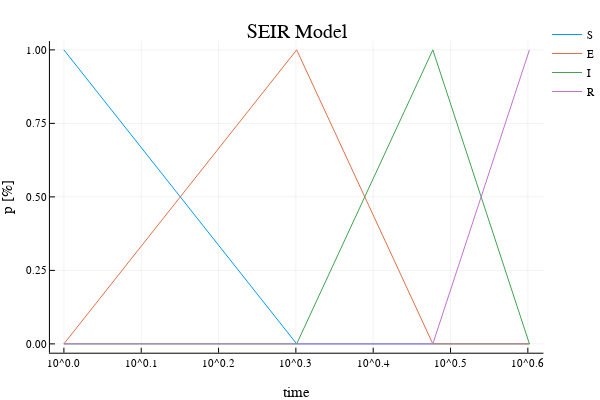

The cell this chart's notebook holds for it:
### Code cell
plotlyjs()

@dont_manipulate "../docs/assets/json/recovery-time.json" for p in linspace(0,1,11)[2:end], N=logspace(1, 10^5, 6)
  make_recovery_plot(p, N)
end

p_E_slider = slider(linspace(0,1,9)[2:end], value=0.375, label="p_E")
p_I_slider = slider(linspace(0,1,9)[2:end], value=0.250, label="p_I")
p_R_slider = slider(linspace(0,1,9)[2:end], value=0.125, label="p_R")

@dont_manipulate "../docs/assets/json/seir-model.json" for p_E=p_E_slider, p_I=p_I_slider, p_R=p_R_slider
  make_seir_plot(N, p_E, p_I, p_R)
end

gr()

### Figure 1 — Plotly figure (JSON) as saved in the notebook; plotly's stock layout.template omitted (floating-point values rounded to 4 significant figures)
{"data": [{"colorbar": {"title": ""}, "legendgroup": "S", "line": {"color": "rgba(0, 154, 250, 1.000)", "dash": "solid", "shape": "linear", "width": 1}, "mode": "lines", "name": "S", "showlegend": true, "type": "scatter", "x": [1, 2, 3, 4], "xaxis": "x1", "y": [1, 0, 0, 0], "yaxis": "y1", "zmax": null, "zmin": null}, {"colorbar": {"title": ""}, "legendgroup": "E", "line": {"color": "rgba(227, 111, 71, 1.000)", "dash": "solid", "shape": "linear", "width": 1}, "mode": "lines", "name": "E", "showlegend": true, "type": "scatter", "x": [1, 2, 3, 4], "xaxis": "x1", "y": [0, 1, 0, 0], "yaxis": "y1", "zmax": null, "zmin": null}, {"colorbar": {"title": ""}, "legendgroup": "I", "line": {"color": "rgba(62, 164, 78, 1.000)", "dash": "solid", "shape": "linear", "width": 1}, "mode": "lines", "name": "I", "showlegend": true, "type": "scatter", "x": [1, 2, 3, 4], "xaxis": "x1", "y": [0, 0, 1, 0], "yaxis": "y1", "zmax": null, "zmin": null}, {"colorbar": {"title": ""}, "legendgroup": "R", "line": {"color": "rgba(195, 113, 210, 1.000)", "dash": "solid", "shape": "linear", "width": 1}, "mode": "lines", "name": "R", "showlegend": true, "type": "scatter", "x": [1, 2, 3, 4], "xaxis": "x1", "y": [0, 0, 0, 1], "yaxis": "y1", "zmax": null, "zmin": null}], "layout": {"annotations": [{"font": {"color": "rgba(0, 0, 0, 1.000)", "family": "sans-serif", "size": 20}, "rotation": 0, "showarrow": false, "text": "SEIR Model", "x": 0.5424, "xanchor": "center", "xref": "paper", "y": 1, "yanchor": "top", "yref": "paper"}], "height": 400, "legend": {"bgcolor": "rgba(255, 255, 255, 1.000)", "bordercolor": "rgba(0, 0, 0, 1.000)", "font": {"color": "rgba(0, 0, 0, 1.000)", "family": "sans-serif", "size": 11}, "tracegroupgap": 0, "x": 1, "y": 1}, "margin": {"b": 20, "l": 0, "r": 0, "t": 20}, "paper_bgcolor": "rgba(255, 255, 255, 1.000)", "plot_bgcolor": "rgba(255, 255, 255, 1.000)", "showlegend": true, "width": 600, "xaxis": {"anchor": "y1", "domain": [0.09128, 0.9934], "gridcolor": "rgba(0, 0, 0, 0.100)", "gridwidth": 0.5, "linecolor": "rgba(0, 0, 0, 1.000)", "mirror": false, "range": [-0.01806, 0.6201], "showgrid": true, "showline": true, "showticklabels": true, "tickangle": 0, "tickcolor": "rgb(0, 0, 0)", "tickfont": {"color": "rgba(0, 0, 0, 1.000)", "family": "sans-serif", "size": 11}, "tickmode": "array", "ticks": "inside", "ticktext": ["10^0.0", "10^0.1", "10^0.2", "10^0.3", "10^0.4", "10^0.5", "10^0.6"], "tickvals": [1, 1.259, 1.585, 1.995, 2.512, 3.162, 3.981], "title": "time", "titlefont": {"color": "rgba(0, 0, 0, 1.000)", "family": "sans-serif", "size": 15}, "type": "log", "visible": true, "zeroline": false, "zerolinecolor": "rgba(0, 0, 0, 1.000)"}, "yaxis": {"anchor": "x1", "domain": [0.07581, 0.9415], "gridcolor": "rgba(0, 0, 0, 0.100)", "gridwidth": 0.5, "linecolor": "rgba(0, 0, 0, 1.000)", "mirror": false, "range": [-0.03, 1.03], "showgrid": true, "showline": true, "showticklabels": true, "tickangle": 0, "tickcolor": "rgb(0, 0, 0)", "tickfont": {"color": "rgba(0, 0, 0, 1.000)", "family": "sans-serif", "size": 11}, "tickmode": "array", "ticks": "inside", "ticktext": ["0.00", "0.25", "0.50", "0.75", "1.00"], "tickvals": [0, 0.25, 0.5, 0.75, 1], "title": "p [%]", "titlefont": {"color": "rgba(0, 0, 0, 1.000)", "family": "sans-serif", "size": 15}, "type": "-", "visible": true, "zeroline": false, "zerolinecolor": "rgba(0, 0, 0, 1.000)"}}}
